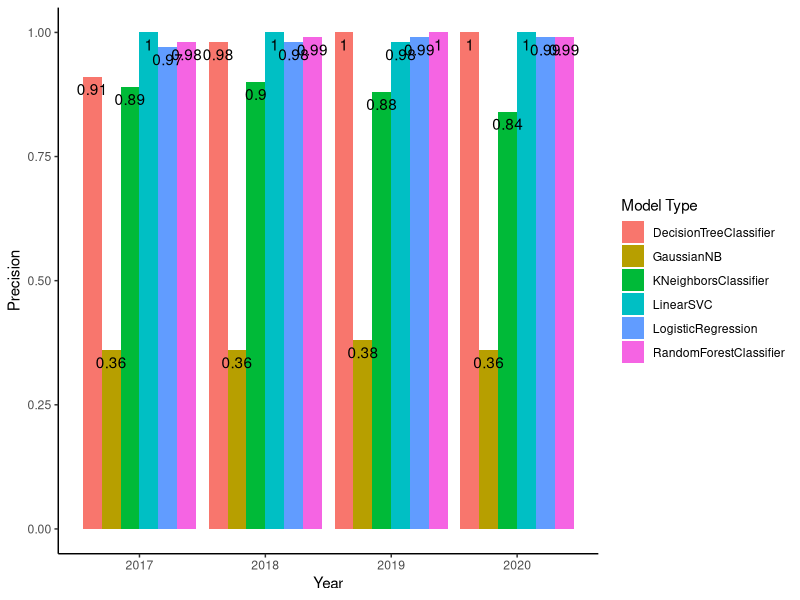
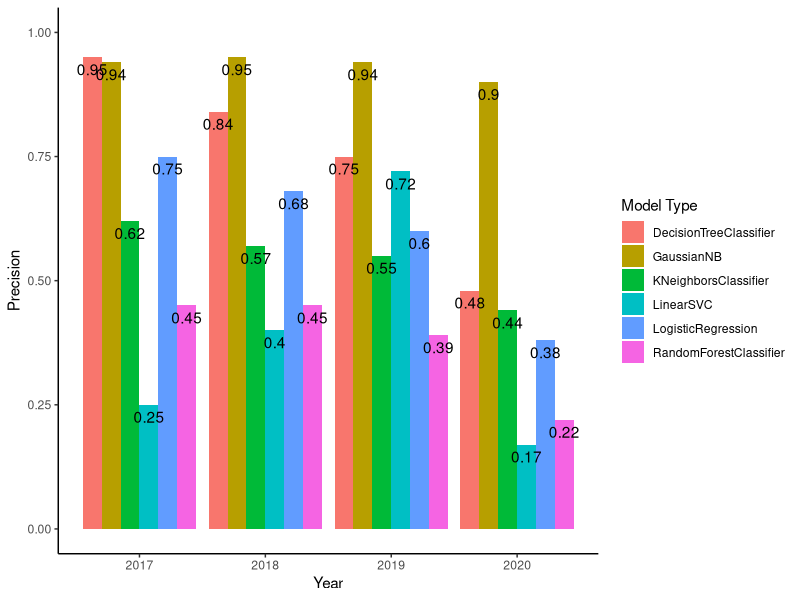

Write the R code that produced these figures, in order.
## ---- chunk 1
knitr::opts_chunk$set(echo = TRUE)
## ---- chunk 2
#Used Contains syntax from here: https://stackoverflow.com/questions/25923392/select-columns-based-on-string-match-dplyrselect

library(tidyverse)
fd <- read.csv("../final_data/combined_2020_results.csv")
fd <- fd %>%
  select(-X)
fd

precision <- fd %>%
  select(contains("precision")|"model_type") %>%
  pivot_longer(!model_type, names_to="year", values_to="precision") %>%
  #pivot_wider(names_from="model_type", values_from = "precision") %>%
  mutate(year = str_sub(year, 11, 15)) %>%
  mutate(year = as.numeric(year)) %>%
  mutate(precision = round(precision, 2))

recall <- fd %>%
  select(contains("recall")|"model_type") %>%
  pivot_longer(!model_type, names_to="year", values_to="recall") %>%
  #pivot_wider(names_from="model_type", values_from = "precision") %>%
  mutate(year = str_sub(year, 8, 12)) %>%
  mutate(year = as.numeric(year)) %>%
  mutate(recall = round(recall, 2))

recall
## ---- chunk 3
#Help getting aes order and color from: https://www.biostars.org/p/362024/
#Help With titles:https://www.r-graph-gallery.com/239-custom-layout-legend-ggplot2.html and https://www.datanovia.com/en/blog/ggplot-legend-title-position-and-labels/
# Removing background: https://felixfan.github.io/ggplot2-remove-grid-background-margin/
#labelling bars: https://r-graphics.org/recipe-bar-graph-labels

ggplot(data=precision, aes(x=year, y = precision, fill=model_type)) + 
  geom_bar(position = "dodge", stat = "identity") +
  theme_bw() + labs(x="Year", y="Precision", fill="Model Type") +
  theme(panel.border = element_blank(), panel.grid.major = element_blank(), 
        panel.grid.minor = element_blank(), axis.line = element_line(colour = "black")) + 
  geom_text(aes(label=precision), position=position_dodge(.9), vjust=1.5) + ylim(0, 1)
## ---- chunk 4

ggplot(data=recall, aes(x=year, y = recall, fill=model_type)) + 
  geom_bar(position = "dodge", stat = "identity") +
  theme_bw() + labs(x="Year", y="Precision", fill="Model Type") +
  theme(panel.border = element_blank(), panel.grid.major = element_blank(), 
        panel.grid.minor = element_blank(), axis.line = element_line(colour = "black")) + 
  geom_text(aes(label=recall), position=position_dodge(.9), vjust=1.5) + ylim(0, 1)
